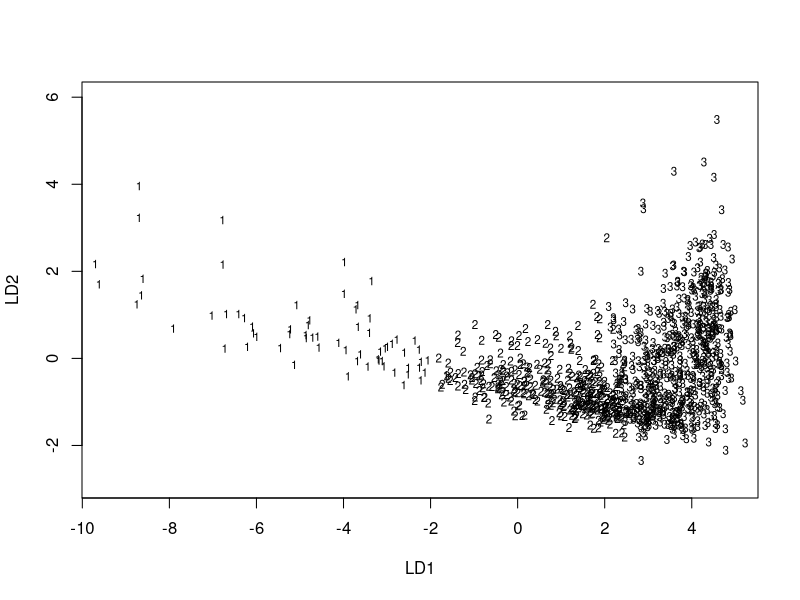

Write R code to recreate this figure.
setwd("C:\\Users\\user\\Documents\\DataScience\\LunchNLearn\\20181121")
install.packages("MASS")
library(MASS)

customer.date = read.csv("dummy_dataset_clustering.csv")

#in pet column(categorical varible) can be changed into the sum of revenue for these
# categories


# pre processing
cluster.data = customer.date[, -c(1,2,3,4,6,7,17,19)]

#cluster
group.1 = kmeans(cluster.data, centers = 3)


#scaling what is scaling?
# what is the arange of a variable?

# assignmenbers
cluster.data$ groups = group.1$cluster
group.1$size
group.1$centers


#check the discrimination

out.discr.1 = lda(groups~., data = cluster.data)
out.discr.1$scaling

plot(out.discr.1)
#second iteration
#including scaling

customer.date.scalled = as.data.frame(scale(cluster.data))
group.2 = kmeans(cluster.data, centers = 3)
group.2$size
customer.date.scalled